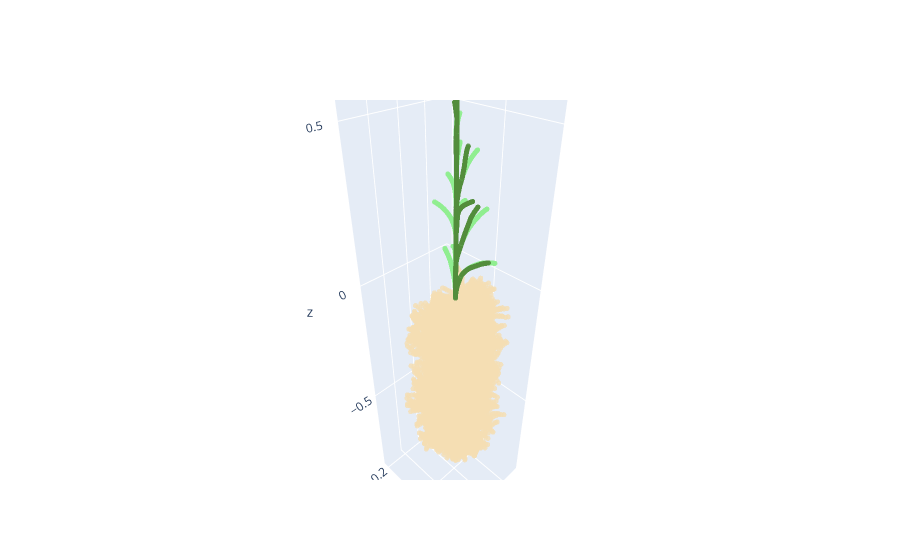

Write notebook code for a chart like this one.
### Markdown cell above
## 3. Visualize the plant 
There are many ways to visualize the plant, we can use R, Python matplotlab, matlab, plotly, Paraview, VTK.... 
In a jupyternotebook, we can use ploltly or vtk+matplotlab.
### 3.1 Visualization through plot.ly
The next block is a interactive visualization by using plotly (fit plants has less than 10000 segments, for larger plants we recommend paraview or VTK)

### Code cell
# first we create a Heliantus plant
name = "Heliantus_Pagès_2013" # parameter name
# here are some optional parameters to be tested
# name = "PMA2018" # Simulate a small plant with 3 leaves and two lateral root, you can comment the heliantus line and uncomment this line to see what happend.
time = 70 # how many days the plant need to grow, make it smaller, for example 15 to see if the plant becomes smaller

plant1 = CPlantBox(name, time, name) # make a plant object in python
# Visualization
def visual_plant_sub(plant1,name='plant'):
    nodes_cor = python_nodes(plant1) # use the object name created previously to get its coordinates
    fig= go.Scatter3d(
        x=nodes_cor.T[3],
        y=nodes_cor.T[4],
        z=nodes_cor.T[5],
        mode='markers',
        marker=dict(
            size=3,
            color=nodes_cor.T[1],                # nodes_cor.T[1] is organ type, nodes_cor.T[2] is the connection number of a node 
            colorscale=[[0, "wheat"], #color of the root, change it to "yellow" to see the difference
                    [0.5, "darkgreen"],
                    [1.0, "lightgreen"],],  opacity=0.8
        ), name =name
    )

    return fig
   

def visual_plant(plant1):
    subfig = visual_plant_sub(plant1)
    fig = make_subplots(
    rows=1, cols=1,
    specs=[[{'type': 'surface'}]])
    fig.add_trace(subfig) 
    fig.update_layout(scene_aspectmode='data',)
    return fig

fig = visual_plant(plant1)
fig.show()

### Figure 1 — Plotly figure (JSON) as saved in the notebook; plotly's stock layout.template omitted (floating-point values rounded to 4 significant figures; data arrays with more than 128 entries replaced by an {"elided": "..."} marker saying what was removed)
{"data": [{"marker": {"color": {"elided": "20356 int values"}, "colorscale": [[0, "wheat"], [0.5, "darkgreen"], [1, "lightgreen"]], "opacity": 0.8, "size": 3}, "mode": "markers", "name": "plant", "type": "scatter3d", "x": {"elided": "20356 float values"}, "y": {"elided": "20356 float values"}, "z": {"elided": "20356 float values"}}], "layout": {"autosize": true, "scene": {"aspectmode": "data", "aspectratio": {"x": 1, "y": 1, "z": 1}, "domain": {"x": [0, 1], "y": [0, 1]}}}}
